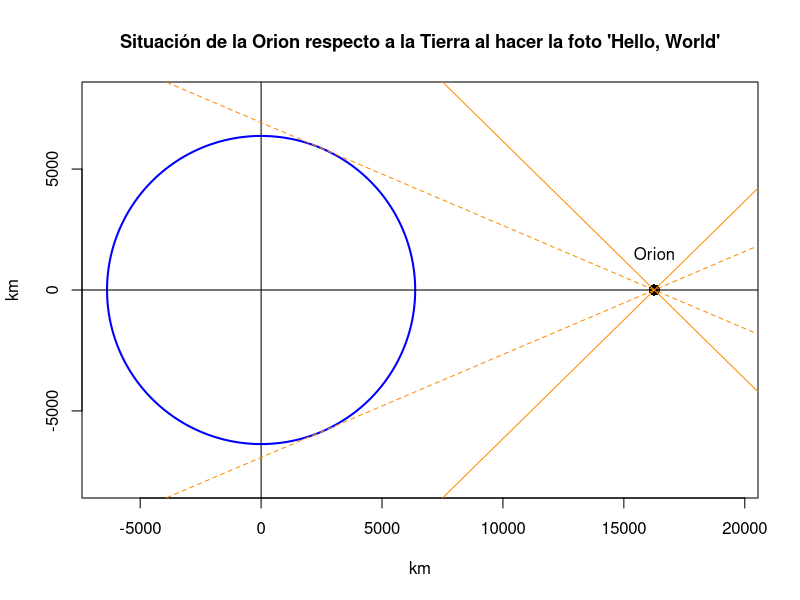

Source code (R):
# Distance from Earth at which the Artemis II 'Hello, World' picture was taken
# www.overfitting.net
# https://www.overfitting.net/2026/04/a-que-distancia-de-la-tierra-se-hizo-la.html


#########################################
# 1. PHOTOGRAPHIC METHOD: FOCAL LENGTH, EARTH DIAMETER RATIO,...

library(Cairo)

    # Radios
    R <- 6371
    d <- 6371 + 9889  # 16260
    
    CairoPNG("orion512.png", width=512, height=800)
    par(cex = 1,
        cex.lab = 1,
        cex.axis = 1,
        cex.main = 1.1)
    
    # Preparar ventana
    plot(0, 0, type = "n",
         xlim = c(-R, d*1.2),
         ylim = c(-R*1.1, R*1.1),
         asp = 1,
         xlab = "km", ylab = "km",
         main = "Situación de la Orion respecto a la Tierra al hacer la foto 'Hello, World'")
    
    # Circunferencia
    theta <- seq(0, 2*pi, length.out = 500)
    lines(R * cos(theta), R * sin(theta), col = "blue", lwd = 2)

    # Punto Orion
    points(d, 0, pch = 16, cex = 1.5)
    
    # Línea centro-Orion
    abline(h=0, v=0)
    
    # ---- RECTAS ±44.482° ----
    angulo1 <- 44.482 * pi / 180
    m1 <- tan(angulo1)
    m2 <- tan(-angulo1)
    
    L <- d * 2
    segments(d - L, 0 - m1*L,
             d + L, 0 + m1*L,
             col = "darkorange", lwd = 1)
    segments(d - L, 0 - m2*L,
             d + L, 0 + m2*L,
             col = "darkorange", lwd = 1)
    
    # ---- RECTAS ±23.068° ----
    angulo2 <- 23.068 * pi / 180
    m3 <- tan(angulo2)
    m4 <- tan(-angulo2)
    
    segments(d - L, 0 - m3*L,
             d + L, 0 + m3*L,
             col = "darkorange", lwd = 1, lty = 2)
    segments(d - L, 0 - m4*L,
             d + L, 0 + m4*L,
             col = "darkorange", lwd = 1, lty = 2)
    
    # Etiqueta
    text(d, 0, labels = "Orion", pos = 3, offset = 1.5)

dev.off()
